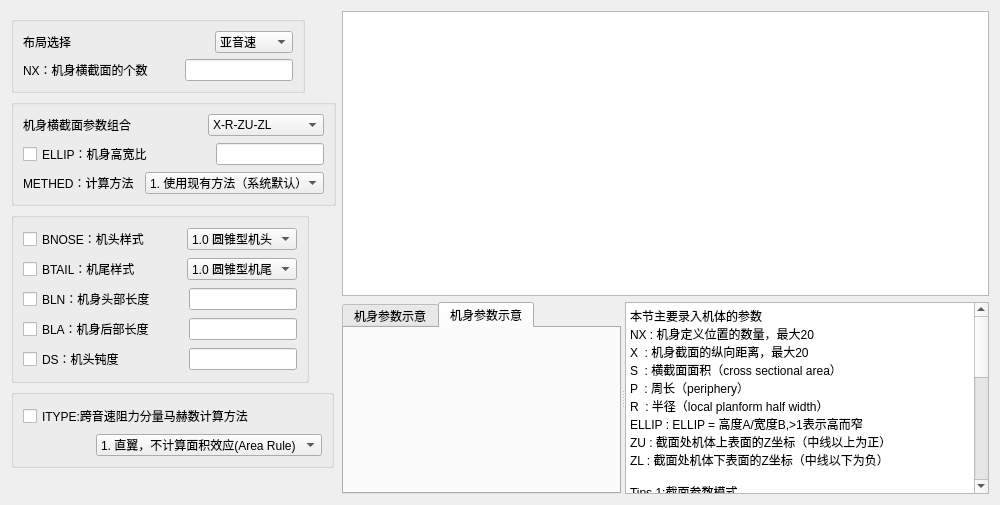
<?xml version="1.0" encoding="UTF-8"?>
<ui version="4.0">
 <class>Form</class>
 <widget class="QWidget" name="Form">
  <property name="geometry">
   <rect>
    <x>0</x>
    <y>0</y>
    <width>1000</width>
    <height>505</height>
   </rect>
  </property>
  <property name="windowTitle">
   <string>机体参数</string>
  </property>
  <layout class="QHBoxLayout" name="horizontalLayout_13">
   <item>
    <layout class="QVBoxLayout" name="verticalLayout">
     <item>
      <spacer name="verticalSpacer_2">
       <property name="orientation">
        <enum>Qt::Vertical</enum>
       </property>
       <property name="sizeType">
        <enum>QSizePolicy::Preferred</enum>
       </property>
       <property name="sizeHint" stdset="0">
        <size>
         <width>20</width>
         <height>20</height>
        </size>
       </property>
      </spacer>
     </item>
     <item>
      <widget class="QGroupBox" name="groupBox_2">
       <property name="sizePolicy">
        <sizepolicy hsizetype="Fixed" vsizetype="Fixed">
         <horstretch>0</horstretch>
         <verstretch>0</verstretch>
        </sizepolicy>
       </property>
       <property name="title">
        <string/>
       </property>
       <layout class="QVBoxLayout" name="verticalLayout_5">
        <item>
         <layout class="QHBoxLayout" name="horizontalLayout">
          <item>
           <widget class="QLabel" name="label">
            <property name="text">
             <string>布局选择</string>
            </property>
           </widget>
          </item>
          <item>
           <spacer name="horizontalSpacer">
            <property name="orientation">
             <enum>Qt::Horizontal</enum>
            </property>
            <property name="sizeHint" stdset="0">
             <size>
              <width>73</width>
              <height>20</height>
             </size>
            </property>
           </spacer>
          </item>
          <item>
           <widget class="QComboBox" name="comboBox_SpeedRegime">
            <item>
             <property name="text">
              <string>亚音速</string>
             </property>
            </item>
            <item>
             <property name="text">
              <string>跨音速</string>
             </property>
            </item>
            <item>
             <property name="text">
              <string>超音速</string>
             </property>
            </item>
            <item>
             <property name="text">
              <string>高超音速</string>
             </property>
            </item>
           </widget>
          </item>
         </layout>
        </item>
        <item>
         <layout class="QHBoxLayout" name="horizontalLayout_2">
          <item>
           <widget class="QLabel" name="label_2">
            <property name="text">
             <string>NX：机身横截面的个数</string>
            </property>
           </widget>
          </item>
          <item>
           <spacer name="horizontalSpacer_2">
            <property name="orientation">
             <enum>Qt::Horizontal</enum>
            </property>
            <property name="sizeHint" stdset="0">
             <size>
              <width>31</width>
              <height>20</height>
             </size>
            </property>
           </spacer>
          </item>
          <item>
           <widget class="QLineEdit" name="NX">
            <property name="sizePolicy">
             <sizepolicy hsizetype="Preferred" vsizetype="Fixed">
              <horstretch>0</horstretch>
              <verstretch>0</verstretch>
             </sizepolicy>
            </property>
           </widget>
          </item>
         </layout>
        </item>
       </layout>
      </widget>
     </item>
     <item>
      <widget class="QGroupBox" name="groupBox_Sub">
       <property name="sizePolicy">
        <sizepolicy hsizetype="Fixed" vsizetype="Fixed">
         <horstretch>0</horstretch>
         <verstretch>0</verstretch>
        </sizepolicy>
       </property>
       <property name="title">
        <string/>
       </property>
       <layout class="QVBoxLayout" name="verticalLayout_3">
        <item>
         <layout class="QHBoxLayout" name="horizontalLayout_3">
          <item>
           <widget class="QLabel" name="label_3">
            <property name="text">
             <string>机身横截面参数组合</string>
            </property>
           </widget>
          </item>
          <item>
           <spacer name="horizontalSpacer_10">
            <property name="orientation">
             <enum>Qt::Horizontal</enum>
            </property>
            <property name="sizeHint" stdset="0">
             <size>
              <width>8</width>
              <height>20</height>
             </size>
            </property>
           </spacer>
          </item>
          <item>
           <widget class="QComboBox" name="comboBox_VarCombo">
            <item>
             <property name="text">
              <string>X-R-ZU-ZL</string>
             </property>
            </item>
            <item>
             <property name="text">
              <string>X-S-ZU-ZL</string>
             </property>
            </item>
            <item>
             <property name="text">
              <string>X-R-S-P-ZU-ZL  </string>
             </property>
            </item>
           </widget>
          </item>
         </layout>
        </item>
        <item>
         <layout class="QHBoxLayout" name="horizontalLayout_12">
          <item>
           <widget class="QCheckBox" name="checkBox_ELLIP">
            <property name="text">
             <string>ELLIP：机身高宽比</string>
            </property>
           </widget>
          </item>
          <item>
           <spacer name="horizontalSpacer_11">
            <property name="orientation">
             <enum>Qt::Horizontal</enum>
            </property>
            <property name="sizeHint" stdset="0">
             <size>
              <width>8</width>
              <height>20</height>
             </size>
            </property>
           </spacer>
          </item>
          <item>
           <widget class="QLineEdit" name="ELLIP">
            <property name="sizePolicy">
             <sizepolicy hsizetype="Preferred" vsizetype="Fixed">
              <horstretch>0</horstretch>
              <verstretch>0</verstretch>
             </sizepolicy>
            </property>
           </widget>
          </item>
         </layout>
        </item>
        <item>
         <layout class="QHBoxLayout" name="horizontalLayout_9">
          <item>
           <widget class="QLabel" name="label_8">
            <property name="text">
             <string>METHED：计算方法</string>
            </property>
           </widget>
          </item>
          <item>
           <spacer name="horizontalSpacer_7">
            <property name="orientation">
             <enum>Qt::Horizontal</enum>
            </property>
            <property name="sizeHint" stdset="0">
             <size>
              <width>5</width>
              <height>20</height>
             </size>
            </property>
           </spacer>
          </item>
          <item>
           <widget class="QComboBox" name="comboBox_METHED">
            <item>
             <property name="text">
              <string>1. 使用现有方法（系统默认）</string>
             </property>
            </item>
            <item>
             <property name="text">
              <string>2. 使用Jorgensen方法</string>
             </property>
            </item>
           </widget>
          </item>
         </layout>
        </item>
       </layout>
       <zorder></zorder>
      </widget>
     </item>
     <item>
      <widget class="QGroupBox" name="groupBox_Sup_Hyp">
       <property name="sizePolicy">
        <sizepolicy hsizetype="Fixed" vsizetype="Fixed">
         <horstretch>0</horstretch>
         <verstretch>0</verstretch>
        </sizepolicy>
       </property>
       <property name="title">
        <string/>
       </property>
       <layout class="QVBoxLayout" name="verticalLayout_2">
        <item>
         <layout class="QHBoxLayout" name="horizontalLayout_4">
          <item>
           <widget class="QCheckBox" name="checkBox_BNOSE">
            <property name="text">
             <string>BNOSE：机头样式</string>
            </property>
           </widget>
          </item>
          <item>
           <spacer name="horizontalSpacer_3">
            <property name="orientation">
             <enum>Qt::Horizontal</enum>
            </property>
            <property name="sizeHint" stdset="0">
             <size>
              <width>10</width>
              <height>20</height>
             </size>
            </property>
           </spacer>
          </item>
          <item>
           <widget class="QComboBox" name="comboBox_BNOSE">
            <item>
             <property name="text">
              <string>1.0 圆锥型机头</string>
             </property>
            </item>
            <item>
             <property name="text">
              <string>2.0 尖型机头</string>
             </property>
            </item>
           </widget>
          </item>
         </layout>
        </item>
        <item>
         <layout class="QHBoxLayout" name="horizontalLayout_5">
          <item>
           <widget class="QCheckBox" name="checkBox_BTAIL">
            <property name="text">
             <string>BTAIL：机尾样式</string>
            </property>
           </widget>
          </item>
          <item>
           <spacer name="horizontalSpacer_4">
            <property name="orientation">
             <enum>Qt::Horizontal</enum>
            </property>
            <property name="sizeHint" stdset="0">
             <size>
              <width>10</width>
              <height>20</height>
             </size>
            </property>
           </spacer>
          </item>
          <item>
           <widget class="QComboBox" name="comboBox_BTAIL">
            <item>
             <property name="text">
              <string>1.0 圆锥型机尾</string>
             </property>
            </item>
            <item>
             <property name="text">
              <string>2.0 尖型机尾</string>
             </property>
            </item>
           </widget>
          </item>
         </layout>
        </item>
        <item>
         <layout class="QHBoxLayout" name="horizontalLayout_6">
          <item>
           <widget class="QCheckBox" name="checkBox_BLN">
            <property name="sizePolicy">
             <sizepolicy hsizetype="Minimum" vsizetype="Fixed">
              <horstretch>0</horstretch>
              <verstretch>0</verstretch>
             </sizepolicy>
            </property>
            <property name="text">
             <string>BLN：机身头部长度</string>
            </property>
           </widget>
          </item>
          <item>
           <widget class="QLabel" name="label_BLN">
            <property name="text">
             <string/>
            </property>
           </widget>
          </item>
          <item>
           <spacer name="horizontalSpacer_5">
            <property name="orientation">
             <enum>Qt::Horizontal</enum>
            </property>
            <property name="sizeHint" stdset="0">
             <size>
              <width>10</width>
              <height>20</height>
             </size>
            </property>
           </spacer>
          </item>
          <item>
           <widget class="QLineEdit" name="lineEdit_BLN">
            <property name="sizePolicy">
             <sizepolicy hsizetype="Preferred" vsizetype="Fixed">
              <horstretch>0</horstretch>
              <verstretch>0</verstretch>
             </sizepolicy>
            </property>
           </widget>
          </item>
         </layout>
        </item>
        <item>
         <layout class="QHBoxLayout" name="horizontalLayout_7">
          <item>
           <widget class="QCheckBox" name="checkBox_BLA">
            <property name="toolTip">
             <string>圆柱状后机身部分长度</string>
            </property>
            <property name="text">
             <string>BLA：机身后部长度</string>
            </property>
           </widget>
          </item>
          <item>
           <widget class="QLabel" name="label_BLA">
            <property name="text">
             <string/>
            </property>
           </widget>
          </item>
          <item>
           <spacer name="horizontalSpacer_12">
            <property name="orientation">
             <enum>Qt::Horizontal</enum>
            </property>
            <property name="sizeHint" stdset="0">
             <size>
              <width>10</width>
              <height>20</height>
             </size>
            </property>
           </spacer>
          </item>
          <item>
           <widget class="QLineEdit" name="lineEdit_BLA">
            <property name="sizePolicy">
             <sizepolicy hsizetype="Preferred" vsizetype="Fixed">
              <horstretch>0</horstretch>
              <verstretch>0</verstretch>
             </sizepolicy>
            </property>
           </widget>
          </item>
         </layout>
        </item>
        <item>
         <layout class="QHBoxLayout" name="horizontalLayout_8">
          <item>
           <widget class="QCheckBox" name="checkBox_DS">
            <property name="text">
             <string>DS：机头钝度</string>
            </property>
           </widget>
          </item>
          <item>
           <spacer name="horizontalSpacer_6">
            <property name="orientation">
             <enum>Qt::Horizontal</enum>
            </property>
            <property name="sizeHint" stdset="0">
             <size>
              <width>58</width>
              <height>20</height>
             </size>
            </property>
           </spacer>
          </item>
          <item>
           <widget class="QLineEdit" name="lineEdit_DS">
            <property name="sizePolicy">
             <sizepolicy hsizetype="Preferred" vsizetype="Fixed">
              <horstretch>0</horstretch>
              <verstretch>0</verstretch>
             </sizepolicy>
            </property>
           </widget>
          </item>
         </layout>
        </item>
       </layout>
      </widget>
     </item>
     <item>
      <widget class="QGroupBox" name="groupBox">
       <property name="sizePolicy">
        <sizepolicy hsizetype="Fixed" vsizetype="Fixed">
         <horstretch>0</horstretch>
         <verstretch>0</verstretch>
        </sizepolicy>
       </property>
       <property name="title">
        <string/>
       </property>
       <layout class="QVBoxLayout" name="verticalLayout_4">
        <item>
         <layout class="QHBoxLayout" name="horizontalLayout_10">
          <item>
           <widget class="QCheckBox" name="checkBox_ITYPE">
            <property name="sizePolicy">
             <sizepolicy hsizetype="Preferred" vsizetype="Fixed">
              <horstretch>0</horstretch>
              <verstretch>0</verstretch>
             </sizepolicy>
            </property>
            <property name="text">
             <string>ITYPE:跨音速阻力分量马赫数计算方法</string>
            </property>
           </widget>
          </item>
          <item>
           <spacer name="horizontalSpacer_8">
            <property name="orientation">
             <enum>Qt::Horizontal</enum>
            </property>
            <property name="sizeHint" stdset="0">
             <size>
              <width>68</width>
              <height>20</height>
             </size>
            </property>
           </spacer>
          </item>
         </layout>
        </item>
        <item>
         <layout class="QHBoxLayout" name="horizontalLayout_11">
          <item>
           <spacer name="horizontalSpacer_9">
            <property name="orientation">
             <enum>Qt::Horizontal</enum>
            </property>
            <property name="sizeHint" stdset="0">
             <size>
              <width>68</width>
              <height>20</height>
             </size>
            </property>
           </spacer>
          </item>
          <item>
           <widget class="QComboBox" name="comboBox_ITYPE">
            <item>
             <property name="text">
              <string>1. 直翼，不计算面积效应(Area Rule)</string>
             </property>
            </item>
            <item>
             <property name="text">
              <string>2. 掠翼，不计算面积效应(系统默认)</string>
             </property>
            </item>
            <item>
             <property name="text">
              <string>3. 掠翼，计算面积效应</string>
             </property>
            </item>
           </widget>
          </item>
         </layout>
        </item>
       </layout>
      </widget>
     </item>
     <item>
      <spacer name="verticalSpacer">
       <property name="orientation">
        <enum>Qt::Vertical</enum>
       </property>
       <property name="sizeHint" stdset="0">
        <size>
         <width>20</width>
         <height>40</height>
        </size>
       </property>
      </spacer>
     </item>
    </layout>
   </item>
   <item>
    <layout class="QVBoxLayout" name="verticalLayout_6">
     <item>
      <widget class="QTableWidget" name="Tab_ComboVariables">
       <property name="sizePolicy">
        <sizepolicy hsizetype="Expanding" vsizetype="Expanding">
         <horstretch>0</horstretch>
         <verstretch>0</verstretch>
        </sizepolicy>
       </property>
       <property name="minimumSize">
        <size>
         <width>0</width>
         <height>0</height>
        </size>
       </property>
      </widget>
     </item>
     <item>
      <widget class="QSplitter" name="splitter">
       <property name="orientation">
        <enum>Qt::Horizontal</enum>
       </property>
       <widget class="QTabWidget" name="tabWidget">
        <property name="currentIndex">
         <number>1</number>
        </property>
        <widget class="QWidget" name="tab">
         <attribute name="title">
          <string>机身参数示意</string>
         </attribute>
         <widget class="QLabel" name="image_BODY">
          <property name="geometry">
           <rect>
            <x>20</x>
            <y>10</y>
            <width>371</width>
            <height>151</height>
           </rect>
          </property>
          <property name="sizePolicy">
           <sizepolicy hsizetype="Expanding" vsizetype="Preferred">
            <horstretch>0</horstretch>
            <verstretch>0</verstretch>
           </sizepolicy>
          </property>
          <property name="text">
           <string/>
          </property>
          <property name="pixmap">
           <pixmap resource="card_rc.qrc">:/card/rc_card/Body_SubSonic.png</pixmap>
          </property>
          <property name="scaledContents">
           <bool>true</bool>
          </property>
         </widget>
        </widget>
        <widget class="QWidget" name="tab_2">
         <attribute name="title">
          <string>机身参数示意</string>
         </attribute>
         <widget class="QLabel" name="imageBoDY2">
          <property name="geometry">
           <rect>
            <x>10</x>
            <y>10</y>
            <width>361</width>
            <height>151</height>
           </rect>
          </property>
          <property name="text">
           <string/>
          </property>
          <property name="pixmap">
           <pixmap resource="card_rc.qrc">:/card/rc_card/Body_SuperSonic.png</pixmap>
          </property>
          <property name="scaledContents">
           <bool>true</bool>
          </property>
         </widget>
        </widget>
       </widget>
       <widget class="QPlainTextEdit" name="plainTextEdit">
        <property name="sizePolicy">
         <sizepolicy hsizetype="Preferred" vsizetype="Expanding">
          <horstretch>0</horstretch>
          <verstretch>0</verstretch>
         </sizepolicy>
        </property>
        <property name="minimumSize">
         <size>
          <width>250</width>
          <height>0</height>
         </size>
        </property>
        <property name="plainText">
         <string>本节主要录入机体的参数
NX : 机身定义位置的数量，最大20
X  : 机身截面的纵向距离，最大20
S  : 横截面面积（cross sectional area）
P  : 周长（periphery）
R  : 半径（local planform half width）
ELLIP : ELLIP = 高度A/宽度B,&gt;1表示高而窄
ZU : 截面处机体上表面的Z坐标（中线以上为正）
ZL : 截面处机体下表面的Z坐标（中线以下为负）

Tips 1:截面参数模式
A1. 只使用R或者S，其他参数按照圆截面估计；
A2. 如果ELLIP被定义，从R或者S估计其他参数，ELLIP = 高度A/宽度B,&gt;1表示高而窄；此处必须使用METHOD=2.0
A3. R,S,P都定义
Tips 2;参考截面说明
参考平面 = 轴对称机体的堆成轴
Tips 3：
机体中线线处Z=0
Tips 4：
BNOSE BTAIL BLN BLA 这些参数在亚音速域不需要
Tips 5：
DS 只在高超声速需要 （Hypersonic Speed Regime Oonly）

Tips 6：
在跨声速和超声速是由S得到等效半径 Req = sqrt(S/π)

Tips 7：在Lbt =0 是忽略BTAIL，即无尾时</string>
        </property>
       </widget>
      </widget>
     </item>
    </layout>
   </item>
  </layout>
  <action name="actionAddRow">
   <property name="icon">
    <iconset resource="card_ico.qrc">
     <normaloff>:/cardIco/rc_card/icos/AddedIcon.ico</normaloff>:/cardIco/rc_card/icos/AddedIcon.ico</iconset>
   </property>
   <property name="text">
    <string>增加行</string>
   </property>
   <property name="toolTip">
    <string>新增行</string>
   </property>
  </action>
  <action name="actionDeleteRow">
   <property name="icon">
    <iconset resource="card_ico.qrc">
     <normaloff>:/cardIco/rc_card/icos/DeletedIcon.ico</normaloff>:/cardIco/rc_card/icos/DeletedIcon.ico</iconset>
   </property>
   <property name="text">
    <string>删除行</string>
   </property>
   <property name="toolTip">
    <string>删除一行</string>
   </property>
  </action>
 </widget>
 <tabstops>
  <tabstop>comboBox_SpeedRegime</tabstop>
  <tabstop>NX</tabstop>
  <tabstop>comboBox_VarCombo</tabstop>
  <tabstop>checkBox_ELLIP</tabstop>
  <tabstop>ELLIP</tabstop>
  <tabstop>comboBox_BNOSE</tabstop>
  <tabstop>comboBox_BTAIL</tabstop>
  <tabstop>lineEdit_BLN</tabstop>
  <tabstop>lineEdit_BLA</tabstop>
  <tabstop>checkBox_DS</tabstop>
  <tabstop>lineEdit_DS</tabstop>
  <tabstop>comboBox_METHED</tabstop>
  <tabstop>checkBox_ITYPE</tabstop>
  <tabstop>comboBox_ITYPE</tabstop>
  <tabstop>Tab_ComboVariables</tabstop>
  <tabstop>plainTextEdit</tabstop>
 </tabstops>
 <resources>
  <include location="card_rc.qrc"/>
  <include location="card_ico.qrc"/>
 </resources>
 <connections/>
 <slots>
  <slot>slot_Tab_ComboVariables()</slot>
  <slot>slot_super_hyper()</slot>
 </slots>
</ui>
